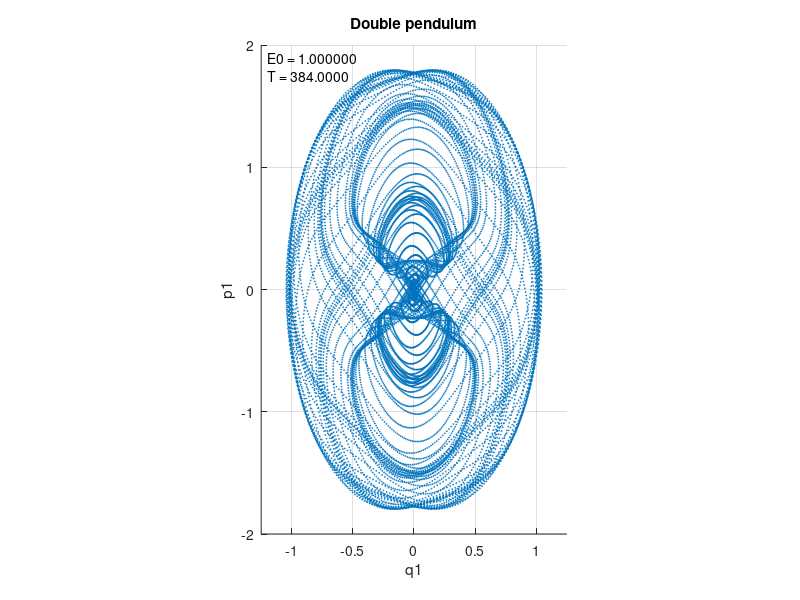

Write MATLAB code to recreate this figure.
# Double pendulum

printf(" --- Initial conditions --- \n");
p01 = 0
p02 = 0
q01 = 0*atan(2 - sqrt(3))
q02 = 6*atan(2 - sqrt(3))

Tmax = 1*384
Nstep = 50

function E = H(p1, p2, q1, q2)
  E = (1/2)*(p1^2 + 2*p2^2 - 2*p1*p2*cos(q1 - q2))/(2 - cos(q1 - q2)^2) + 3 - 2*cos(q1) - cos(q2);
endfunction

function xdot = Hdiff(x, t)
    c12 = cos(x(3) - x(4));
    detM = 2 - c12^2;
    W = (sin(x(3) - x(4)) / detM^2) * ((x(1)^2 + 2*x(2)^2)*c12 - x(1)*x(2)*(4 - detM));
    xdot(1) = -2*sin(x(3)) + W;
    xdot(2) = -sin(x(4)) - W;
    xdot(3) = (x(1) - x(2)*c12) / detM;
    xdot(4) = (2*x(2) - x(1)*c12) / detM;
endfunction

x = lsode("Hdiff", [p01; p02; q01; q02], (t = linspace (0, Tmax, ceil(Tmax * Nstep))'));

#set term postcript;
#set output "sample.ps";
scatter(x(:, 3), x(:, 1), 0.5);

Hv = arrayfun("H", x(: ,1), x(:, 2), x(: ,3), x(: ,4));

axis equal
axis([-1.25, 1.25, -2.0, 2.0])
grid on
title "Double pendulum"
xlabel "q1"
ylabel "p1"

ts1 = sprintf("E0 = %f\nT = %.4f\n", H(p01, p02, q01, q02), Tmax);
ts2 = sprintf("m(H) = %f\nd(H) = %f\n", mean(Hv), sqrt(cov(Hv)));
hP = axis();
text(-hP(2) + 0.02*(hP(2) - hP(1)), hP(4) - 0.05*(hP(4) - hP(3)), ts1);
#text(-hP(2) + 0.02*(hP(2) - hP(1)), 0.5*(hP(4) + hP(3)) - 0.05*(hP(4) - hP(3)), ts2);

printf(" --- Energy integral --- \n%s\n%s\n", ts1, ts2);
